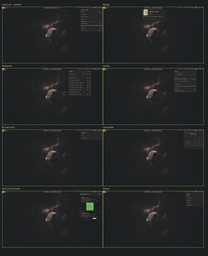
#> input picture assets/quickshell-widgets.jpg, 208 x 256 px, shrunk from 1980 x 2436 before the run
$ python gruvboxitator.py ../assets/quickshell-widgets.jpg
#> lines starting #> are read from the running program, lines starting #| are printed output that depends on the picture
#!/usr/bin/env python3
from __future__ import annotations

import argparse
import colorsys
import math
import random
import sys
import warnings
from pathlib import Path
from typing import Dict, List, Sequence, Tuple

from PIL import Image, ImageEnhance, ImageFilter, ImageOps

warnings.filterwarnings("ignore", category=DeprecationWarning)

RGB = Tuple[int, int, int]
FloatRGB = Tuple[float, float, float]

PALETTE = {
    "bg0": "#1d2021",
    "bg1": "#282828",
    "bg2": "#32302f",
    "bg3": "#3c3836",
    "bg4": "#45403d",
    "bg5": "#504945",
    "fg0": "#d4be98",
    "fg1": "#ddc7a1",
    "fg2": "#c7b188",
    "red": "#ea6962",
    "orange": "#e78a4e",
    "yellow": "#d8a657",
    "green": "#a9b665",
    "aqua": "#89b482",
    "blue": "#7daea3",
    "purple": "#d3869b",
}

# Rampa tonal cuidadosamente sesgada hacia el fondo Dark Hard. Mantiene negros
# profundos y highlights cálidos, que es donde Gruvbox Material se siente mejor.
TONAL_RAMP: Sequence[Tuple[float, str]] = (
    (0.00, "bg0"),
    (0.13, "bg1"),
    (0.28, "bg2"),
    (0.45, "bg3"),
    (0.62, "bg4"),
    (0.78, "fg2"),
    (0.92, "fg0"),
    (1.00, "fg1"),
)

ACCENTS: Sequence[Tuple[str, str]] = (
    ("red", PALETTE["red"]),
    ("orange", PALETTE["orange"]),
    ("yellow", PALETTE["yellow"]),
    ("green", PALETTE["green"]),
    ("aqua", PALETTE["aqua"]),
    ("blue", PALETTE["blue"]),
    ("purple", PALETTE["purple"]),
)


def hex_to_rgb(value: str) -> RGB:
    value = value.strip().lstrip("#")
    return int(value[0:2], 16), int(value[2:4], 16), int(value[4:6], 16)


def clamp01(x: float) -> float:
    return 0.0 if x < 0.0 else 1.0 if x > 1.0 else x


def clamp255(x: float) -> int:
    return 0 if x < 0 else 255 if x > 255 else int(round(x))


def mix(a: RGB | FloatRGB, b: RGB | FloatRGB, t: float) -> FloatRGB:
    t = clamp01(t)
    return (
        float(a[0]) + (float(b[0]) - float(a[0])) * t,
        float(a[1]) + (float(b[1]) - float(a[1])) * t,
        float(a[2]) + (float(b[2]) - float(a[2])) * t,
    )


def luminance(c: RGB | FloatRGB) -> float:
    return (0.2126 * float(c[0]) + 0.7152 * float(c[1]) + 0.0722 * float(c[2])) / 255.0


def soft_light(a: float, b: float) -> float:
    # a: base, b: blend, ambos 0..1
    if b < 0.5:
        return 2 * a * b + a * a * (1 - 2 * b)
    return 2 * a * (1 - b) + math.sqrt(max(a, 0.0)) * (2 * b - 1)


def tonal_color(t: float) -> FloatRGB:
    t = clamp01(t)
    ramp = [(pos, hex_to_rgb(PALETTE[name])) for pos, name in TONAL_RAMP]
    for (p0, c0), (p1, c1) in zip(ramp, ramp[1:]):
        if t <= p1:
            local = 0.0 if p1 == p0 else (t - p0) / (p1 - p0)
            # Smoothstep para evitar bandas duras.
            local = local * local * (3.0 - 2.0 * local)
            return mix(c0, c1, local)
    return tuple(float(x) for x in ramp[-1][1])  # type: ignore[return-value]


def nearest_accent_by_hue(r: int, g: int, b: int) -> RGB:
    h, _l, _s = colorsys.rgb_to_hls(r / 255.0, g / 255.0, b / 255.0)
    best: Tuple[float, RGB] | None = None
    for _name, hx in ACCENTS:
        cr, cg, cb = hex_to_rgb(hx)
        ch, _cl, _cs = colorsys.rgb_to_hls(cr / 255.0, cg / 255.0, cb / 255.0)
        d = abs(h - ch)
        d = min(d, 1.0 - d)
        if best is None or d < best[0]:
            best = (d, (cr, cg, cb))
    assert best is not None
    return best[1]


def retone_to_luma(
    color: FloatRGB, target_luma: float, amount: float = 0.78
) -> FloatRGB:
    """Ajusta suavemente la luminosidad sin destruir el matiz Gruvbox."""
    current = max(luminance(color), 1e-5)
    scale = (target_luma / current) ** 0.72
    scaled = tuple(clamp255(ch * scale) for ch in color)
    return mix(color, scaled, amount)


def percentile_bounds(gray: Image.Image, low: float, high: float) -> Tuple[int, int]:
    hist = gray.histogram()
    total = sum(hist)
    if total <= 0:
        return 0, 255
    lo_target = total * low
    hi_target = total * high
    acc = 0
    lo = 0
    for i, n in enumerate(hist):
        acc += n
        if acc >= lo_target:
            lo = i
            break
    acc = 0
    hi = 255
    for i, n in enumerate(hist):
        acc += n
        if acc >= hi_target:
            hi = i
            break
    if hi <= lo:
        return 0, 255
    return lo, hi


def normalize_luma(y: float, lo: int, hi: int, gamma: float) -> float:
    t = ((y * 255.0) - lo) / max(1.0, hi - lo)
    t = clamp01(t)
    return t**gamma


def enforce_bg0_black_floor(image: Image.Image) -> Image.Image:
    """Reemplaza negro real por bg0 (#1d2021), el negro de Dark Hard."""
    bg0 = hex_to_rgb(PALETTE["bg0"])
    bg0_luma = luminance(bg0)
    pixels = []
    for px in image.convert("RGB").getdata():
        if luminance(px) < bg0_luma:
            pixels.append(bg0)
        else:
            pixels.append(px)
    out = Image.new("RGB", image.size)
    out.putdata(pixels)
    return out


def gruvboxitate(
    image: Image.Image,
    strength: float = 0.94,
    contrast: float = 1.10,
    color_strength: float = 0.64,
    warmth: float = 0.02,
    grain: float = 0.010,
    vignette: float = 0.20,
    sharpen: float = 0.70,
) -> Image.Image:
    src = ImageOps.exif_transpose(image).convert("RGB")

    # Contraste local antes de re-mapear: conserva bordes en superficies grandes
    # como naves, planetas y cielo espacial.
    work = ImageEnhance.Contrast(src).enhance(contrast)
    if sharpen > 0:
        work = work.filter(
            ImageFilter.UnsharpMask(radius=1.35, percent=int(90 * sharpen), threshold=3)
        )

    gray = ImageOps.grayscale(work)
    lo, hi = percentile_bounds(gray, 0.006, 0.994)
    w, h = work.size
    cx, cy = (w - 1) / 2.0, (h - 1) / 2.0
    max_dist = math.sqrt(cx * cx + cy * cy) or 1.0

    rng = random.Random(0x67727576)  # gruv, determinístico
    out_pixels: List[RGB] = []
    src_pixels = list(work.getdata())

    for idx, (r, g, b) in enumerate(src_pixels):
        y = (0.2126 * r + 0.7152 * g + 0.0722 * b) / 255.0
        # Dark Hard necesita una curva profunda: sombras ricas, medios leíbles.
        # Mezclamos luminancia absoluta con una normalización suave. Así una foto
        # nocturna/espacial no se lava al estirar demasiado el histograma.
        normalized = normalize_luma(y, lo, hi, gamma=0.92)
        t = 0.72 * clamp01(y) + 0.28 * normalized
        t = soft_light(t, 0.53)

        # Vignette cinematográfico: empuja bordes hacia bg0/bg1 sin aplastar centro.
        if vignette > 0:
            x = idx % w
            yy = idx // w
            d = math.sqrt((x - cx) ** 2 + (yy - cy) ** 2) / max_dist
            t *= 1.0 - vignette * (d**1.65)

        neutral = tonal_color(t)
        hls = colorsys.rgb_to_hls(r / 255.0, g / 255.0, b / 255.0)
        sat = hls[2]
        accent = nearest_accent_by_hue(r, g, b)

        # La saturación original decide cuánto color de acento entra. Incluso en
        # imágenes casi grises se permite un tinte mínimo para que no quede sepia plano.
        accent_mix = clamp01((sat - 0.05) / 0.55) * color_strength
        if y > 0.62:
            accent_mix *= 0.72  # highlights más crema que neón
        if y < 0.20:
            accent_mix *= 0.55  # sombras más Material Dark

        colored = mix(neutral, accent, accent_mix)

        # Tinte cálido global Gruvbox, solo en medios/luces. Las sombras quedan
        # gris carbón Dark Hard, nunca marrones ni negro puro.
        warm_target = hex_to_rgb(PALETTE["yellow"])
        warm_amount = warmth * (t**1.8)
        colored = mix(colored, warm_target, warm_amount)

        # Reencaja luminosidad para preservar geometría de la imagen original.
        # Dark Hard funciona mejor con negros cerca de bg0 y medios contenidos.
        colored = retone_to_luma(colored, target_luma=0.035 + 0.70 * t, amount=0.74)

        # Las zonas oscuras se anclan explícitamente en bg0 (#1d2021): ese es el
        # "negro" de Gruvbox Material Dark Hard.
        bg0 = hex_to_rgb(PALETTE["bg0"])
        bg1 = hex_to_rgb(PALETTE["bg1"])
        if t < 0.40:
            shadow_anchor = mix(bg0, bg1, clamp01(t / 0.40))
            colored = mix(colored, shadow_anchor, (1.0 - t / 0.40) ** 0.55)

        # Aplicación final: deja respirar parte del valor original si strength < 1.
        final = mix((r, g, b), colored, strength)

        # Piso absoluto: si algo quedó por debajo del gris más oscuro de la
        # paleta, se reemplaza/levanta a bg0 en vez de caer a negro real.
        if luminance(final) < luminance(bg0):
            final = bg0

        if grain > 0:
            # Grano fino oscuro/cálido; evita superficies digitales demasiado lisas.
            n = (rng.random() - 0.5) * 255.0 * grain
            final = (final[0] + n, final[1] + n * 0.94, final[2] + n * 0.82)

        out_pixels.append((clamp255(final[0]), clamp255(final[1]), clamp255(final[2])))

    out = Image.new("RGB", work.size)
    out.putdata(out_pixels)

    # Ligero acabado de contraste y nitidez después del color grade.
    out = ImageEnhance.Contrast(out).enhance(1.035)
    out = out.filter(ImageFilter.UnsharpMask(radius=0.65, percent=38, threshold=2))
    out = enforce_bg0_black_floor(out)
    return out


# [42 lines left out: function save_palette_swatch, not called in this run]


PRESETS: Dict[str, Dict[str, float | str]] = {
    "1": {
        "name": "dark-hard",
        "label": "Dark Hard balanceado: gris oscuro #1d2021, contraste fino",
        "strength": 1.0,
        "contrast": 1.18,
        "color_strength": 0.62,
        "warmth": 0.01,
        "grain": 0.004,
        "vignette": 0.32,
        "sharpen": 0.70,
    },
    "2": {
        "name": "dark-hard-gray",
        "label": "Mas gris y sobrio: menos color, fondo bien carbon",
        "strength": 1.0,
        "contrast": 1.12,
        "color_strength": 0.34,
        "warmth": 0.0,
        "grain": 0.003,
        "vignette": 0.30,
        "sharpen": 0.62,
    },
    "3": {
        "name": "dark-hard-cinematic",
        "label": "Cinematico: mas contraste, luces crema y viñeta",
        "strength": 1.0,
        "contrast": 1.24,
        "color_strength": 0.76,
        "warmth": 0.018,
        "grain": 0.006,
        "vignette": 0.36,
        "sharpen": 0.82,
    },
    "4": {
        "name": "dark-hard-soft",
        "label": "Suave: conserva mas de la foto original",
        "strength": 0.88,
        "contrast": 1.06,
        "color_strength": 0.46,
        "warmth": 0.008,
        "grain": 0.002,
        "vignette": 0.22,
        "sharpen": 0.45,
    },
}


def parse_args() -> argparse.Namespace:
    p = argparse.ArgumentParser(
        description="Gruvboxitator: convierte una imagen a Gruvbox Material Dark Hard."
    )
    p.add_argument("input", type=Path, help="Path de la imagen de entrada")
    p.add_argument(
        "-p",
        "--preset",
        choices=sorted(PRESETS),
        help="Preset sin menu: 1 balanceado, 2 gris, 3 cinematico, 4 suave",
    )
    p.add_argument("-o", "--output", type=Path, help="Path de salida opcional")
    p.add_argument(
        "--swatch",
        action="store_true",
        help="Tambien guarda una muestra de la paleta al lado de la imagen",
    )
    return p.parse_args()


# [21 lines left out: functions ask_choice, ask_yes_no, not called in this run]


def output_path_for(input_path: Path, preset: Dict[str, float | str]) -> Path:
    return input_path.with_name(f"{input_path.stem}-{preset['name']}.png")


def main() -> None:
    args = parse_args()
    if not args.input.exists():
        raise SystemExit(f"No existe la imagen: {args.input}")

    interactive = sys.stdin.isatty() and args.preset is None
    preset_key = ask_choice() if interactive else (args.preset or "1")
    preset = PRESETS[preset_key]
    output = args.output or output_path_for(args.input, preset)
    save_swatch = args.swatch or (interactive and ask_yes_no("Guardar swatch de paleta?", False))

    print(f"\nProcesando: {args.input}")
    print(f"Estilo: {preset['label']}")
    print(f"Salida: {output}")

    img = Image.open(args.input)
#> img is the input picture: PIL image 208x256 RGB; mean R, G, B 34.9, 36.6, 37
    result = gruvboxitate(
        img,
        strength=float(preset["strength"]),
        contrast=float(preset["contrast"]),
        color_strength=float(preset["color_strength"]),
        warmth=float(preset["warmth"]),
        grain=float(preset["grain"]),
        vignette=float(preset["vignette"]),
        sharpen=float(preset["sharpen"]),
    )
#> in gruvboxitate, `gray = ImageOps.grayscale(work)`:
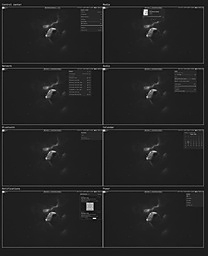
#> gray: PIL image 208x256 L; min 0, max 255, mean 35.9
#> in percentile_bounds, `hist = gray.histogram()`: hist = 256 values, max 12192 at index 31, min 0 at index 169, mean 208
#> in percentile_bounds, `total = sum(hist)`: total = 53248
#> in percentile_bounds, `lo_target = total * low`: lo_target = 319.5
#> in percentile_bounds, `hi_target = total * high`: hi_target = 52928.5
#> the loop in percentile_bounds, `for i, n in enumerate(hist):` made 12 passes
#> (n, acc, lo) on pass 12: (149, 352, 11)
#> (n, acc) on passes 1 to 6: (23, 23), (10, 33), (8, 41), (6, 47), (14, 61), (9, 70)
#> after the loop in percentile_bounds, `for i, n in enumerate(hist):`: acc = 352
#> the loop in percentile_bounds, `for i, n in enumerate(hist):` made 125 passes
#> (acc, hi) on pass 125: (52931, 124)
#> after the loop in percentile_bounds, `for i, n in enumerate(hist):`: acc = 52931
#> in gruvboxitate, `lo, hi = percentile_bounds(gray, 0.006, 0.994)`: lo = 11; hi = 124
#> in gruvboxitate, `src_pixels = list(work.getdata())`: src_pixels = 53248 items
#> the loop in gruvboxitate, `for idx, (r, g, b) in enumerate(src_pixels):` made 53248 passes
#> (r, g, b, y, normalized, d) on passes 1 to 10: (26, 33, 31, 0.123, 0.207, 1), (24, 31, 28, 0.115, 0.187, 0.996), (27, 34, 32, 0.127, 0.216, 0.992), (23, 30, 30, 0.112, 0.18, 0.989), (26, 31, 34, 0.118, 0.195, 0.985), (28, 33, 40, 0.127, 0.217, 0.981), (25, 30, 28, 0.113, 0.183, 0.977), (24, 30, 22, 0.11, 0.176, 0.974), (28, 34, 27, 0.126, 0.215, 0.97), (21, 28, 17, 0.101, 0.153, 0.966)
#> (r, g, b, y, normalized, d) on pass 11: (27, 32, 31, 0.121, 0.202, 0.963)
#> in gruvboxitate, `out = Image.new("RGB", work.size)`: out: PIL image 208x256 RGB; every value is 0
#> the loop in enforce_bg0_black_floor, `for px in image.convert("RGB").getdata():` made 53248 passes
#> px on passes 1 to 3: (31, 34, 34), (31, 33, 34), (31, 33, 34)
    output.parent.mkdir(parents=True, exist_ok=True)
    result.save(output)

    if save_swatch:
        swatch = output.with_name(output.stem + "-palette.png")
        save_palette_swatch(swatch)
        print(f"Swatch: {swatch}")

    print(f"Listo: {output}")


if __name__ == "__main__":
    main()

$ run again, on assets/fastfetch.png
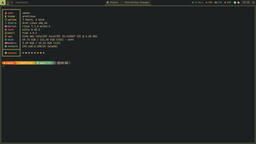
#> input picture assets/fastfetch.png, 256 x 144 px, shrunk from 1920 x 1080 before the run
#> in main, img is the input picture: PIL image 256x144 RGB; mean R, G, B 32.8, 35.5, 34.9
#> in gruvboxitate, `work = work.filter( ImageFilter.UnsharpMask(radius=1.35, percent=int(9..`:
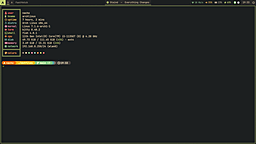
#> work: PIL image 256x144 RGB; mean R, G, B 32.5, 35.2, 34.4
#> in gruvboxitate, `gray = ImageOps.grayscale(work)`:
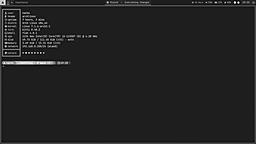
#> gray: PIL image 256x144 L; min 0, max 255, mean 34.1
#> hist = 256 values, max 30325 at index 30, min 0 at index 197, mean 144
#> total = 36864
#> lo_target = 221.2
#> hi_target = 36642.8
#> the loop in percentile_bounds, `for i, n in enumerate(hist):` made 5 passes
#> (n, acc, lo) on pass 5: (30, 251, 4)
#> after the loop in percentile_bounds, `for i, n in enumerate(hist):`: acc = 251
#> the loop in percentile_bounds, `for i, n in enumerate(hist):` made 156 passes
#> (acc, hi) on pass 156: (36647, 155)
#> after the loop in percentile_bounds, `for i, n in enumerate(hist):`: acc = 36647
#> in gruvboxitate, `lo, hi = percentile_bounds(gray, 0.006, 0.994)`: lo = 4; hi = 155
#> src_pixels = 36864 items
#> the loop in gruvboxitate, `for idx, (r, g, b) in enumerate(src_pixels):` made 36864 passes
#> (r, g, b, y, normalized, d, neutral) on passes 7 to 10: (12, 4, 29, 0.0294, 0.0314, 0.964, (30.22, 32.89, 33.78)), (42, 39, 44, 0.157, 0.267, 0.959, (40.18, 40.15, 40.13)), (47, 45, 48, 0.179, 0.306, 0.953, (41.15, 40.92, 40.8)), (50, 49, 48, 0.193, 0.329, 0.947, (42.08, 41.66, 41.45))
#> the loop in enforce_bg0_black_floor, `for px in image.convert("RGB").getdata():` made 36864 passes
#> px on passes 1 to 3: (113, 114, 79), (113, 115, 79), (119, 122, 81)

$ run again, on assets/nvim-yazi.png
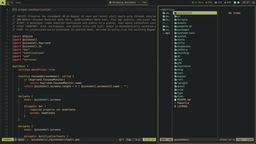
#> input picture assets/nvim-yazi.png, 256 x 144 px, shrunk from 1920 x 1080 before the run
#> in main, img is the input picture: PIL image 256x144 RGB; mean R, G, B 36.5, 38.8, 37.8
#> in gruvboxitate, `gray = ImageOps.grayscale(work)`:
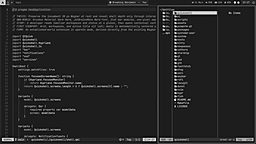
#> gray: PIL image 256x144 L; min 0, max 255, mean 37.4
#> hist = 256 values, max 20543 at index 29, min 0 at index 188, mean 144
#> total = 36864
#> lo_target = 221.2
#> hi_target = 36642.8
#> the loop in percentile_bounds, `for i, n in enumerate(hist):` made 2 passes
#> (n, acc, lo) on pass 2: (147, 258, 1)
#> after the loop in percentile_bounds, `for i, n in enumerate(hist):`: acc = 258
#> the loop in percentile_bounds, `for i, n in enumerate(hist):` made 183 passes
#> (acc, hi) on pass 183: (36646, 182)
#> after the loop in percentile_bounds, `for i, n in enumerate(hist):`: acc = 36646
#> in gruvboxitate, `lo, hi = percentile_bounds(gray, 0.006, 0.994)`: lo = 1; hi = 182
#> src_pixels = 36864 items
#> the loop in gruvboxitate, `for idx, (r, g, b) in enumerate(src_pixels):` made 36864 passes
#> (r, g, b, y, normalized, d, neutral, hls) on passes 7 to 10: (11, 5, 28, 0.0311, 0.0497, 0.964, (30.66, 33.21, 34.05), (0.71, 0.0647, 0.697)), (41, 38, 43, 0.153, 0.238, 0.959, (40.02, 40.02, 40.02), (0.767, 0.159, 0.0617)), (46, 44, 45, 0.174, 0.269, 0.953, (40.59, 40.47, 40.41), (0.917, 0.176, 0.0222)), (49, 48, 47, 0.189, 0.29, 0.947, (41.32, 41.06, 40.93), (0.0833, 0.188, 0.0208))
#> in gruvboxitate, `out = out.filter(ImageFilter.UnsharpMask(radius=0.65, percent=38, thre..`:
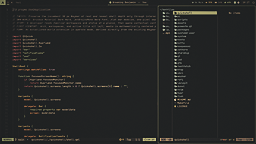
#> out: PIL image 256x144 RGB; mean R, G, B 37.6, 38.6, 37.8
#> the loop in enforce_bg0_black_floor, `for px in image.convert("RGB").getdata():` made 36864 passes
#> px on passes 1 to 3: (112, 114, 79), (112, 114, 79), (119, 122, 82)
